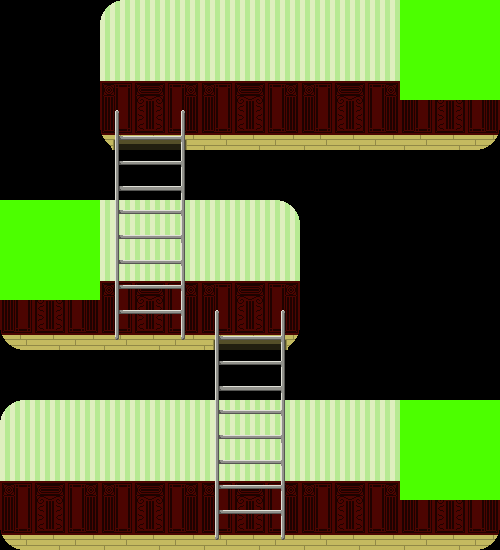

Below is a game level as drawn by its tile map, then a one-line description and the .tmx file that defines it, in full:
An orthogonal 10x11 tile map with 50x50 px tiles, 3 tile layers (Tile Layer 1, Tile Layer 2, Tile Layer 3), 3 tilesets and 5 objects.

<map version="1.0" orientation="orthogonal" renderorder="right-down" width="10" height="11" tilewidth="50" tileheight="50" nextobjectid="12">
 <tileset firstgid="1" name="BackGround" tilewidth="50" tileheight="50" tilecount="18" columns="6">
  <image source="BackGround.png" width="300" height="150" />
 </tileset>
 <tileset firstgid="19" name="ladder" tilewidth="50" tileheight="50" tilecount="10" columns="2">
  <image source="ladder.png" width="100" height="250" />
 </tileset>
 <tileset firstgid="29" name="Interactable" tilewidth="50" tileheight="50" tilecount="4" columns="2">
  <image source="Interactable.png" width="100" height="100" />
 </tileset>
 <layer name="Tile Layer 1" width="10" height="11">
  <data encoding="csv">
0,0,1,2,3,4,3,4,5,6,
0,0,7,8,9,10,9,10,11,12,
0,0,13,14,15,16,15,16,17,18,
0,0,0,0,0,0,0,0,0,0,
1,2,3,4,5,6,0,0,0,0,
7,8,9,10,11,12,0,0,0,0,
13,14,15,16,17,18,0,0,0,0,
0,0,0,0,0,0,0,0,0,0,
1,2,3,4,3,4,3,4,5,6,
7,8,9,10,9,10,9,10,11,12,
13,14,15,16,15,16,15,16,17,18
</data>
 </layer>
 <layer name="Tile Layer 2" width="10" height="11">
  <data encoding="csv">
0,0,0,0,0,0,0,0,0,0,
0,0,0,0,0,0,0,0,0,0,
0,0,19,20,0,0,0,0,0,0,
0,0,21,22,0,0,0,0,0,0,
0,0,23,24,0,0,0,0,0,0,
0,0,25,26,0,0,0,0,0,0,
0,0,27,28,19,20,0,0,0,0,
0,0,0,0,21,22,0,0,0,0,
0,0,0,0,23,24,0,0,0,0,
0,0,0,0,25,26,0,0,0,0,
0,0,0,0,27,28,0,0,0,0
</data>
 </layer>
 <layer name="Tile Layer 3" width="10" height="11">
  <data encoding="csv">
0,0,0,0,0,0,0,0,29,30,
0,0,0,0,0,0,0,0,31,32,
0,0,0,0,0,0,0,0,0,0,
0,0,0,0,0,0,0,0,0,0,
29,30,0,0,0,0,0,0,0,0,
31,32,0,0,0,0,0,0,0,0,
0,0,0,0,0,0,0,0,0,0,
0,0,0,0,0,0,0,0,0,0,
0,0,0,0,0,0,0,0,29,30,
0,0,0,0,0,0,0,0,31,32,
0,0,0,0,0,0,0,0,0,0
</data>
 </layer>
 <objectgroup name="floors">
  <object id="1" x="0" y="335" width="300" height="15" />
  <object id="2" x="0" y="535" width="500" height="15" />
  <object id="9" x="100" y="135" width="400" height="15" />
 </objectgroup>
 <objectgroup name="ladders">
  <object id="10" x="125" y="110" width="50" height="225" />
  <object id="11" x="222" y="308" width="54" height="231" />
 </objectgroup>
</map>
